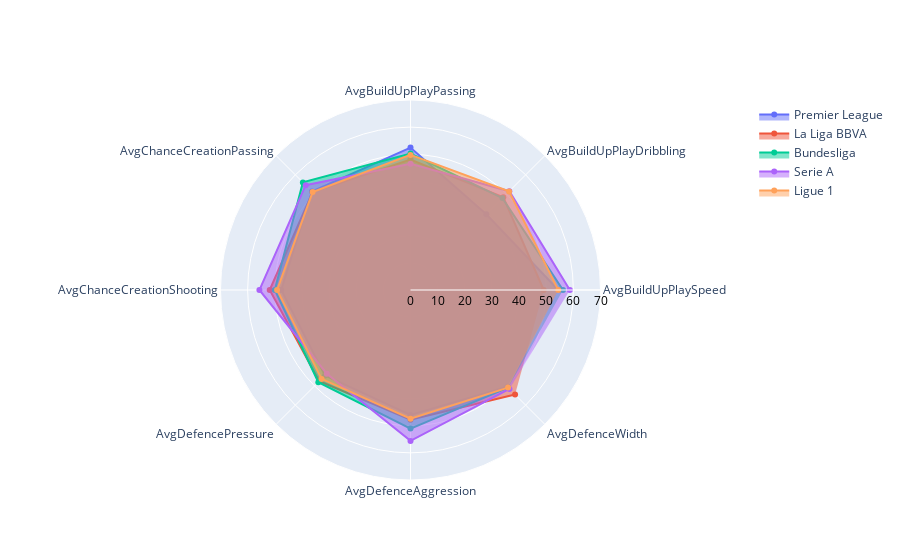

Source (notebook cell):
### Code cell
prem = pd.read_sql("""SELECT * FROM PremierLeagueAvgTeamStats;""", db_connection)
laliga = pd.read_sql("""SELECT * FROM LaLigaAvgTeamStats;""", db_connection)
bund = pd.read_sql("""SELECT * FROM BundesligaAvgTeamStats;""", db_connection)
sera = pd.read_sql("""SELECT * FROM SerieAAvgTeamStats;""", db_connection)
lig1 = pd.read_sql("""SELECT * FROM Ligue1AvgTeamStats;""", db_connection)

categories = ['AvgBuildUpPlaySpeed', 'AvgBuildUpPlayDribbling', 'AvgBuildUpPlayPassing', 'AvgChanceCreationPassing',
              'AvgChanceCreationShooting','AvgDefencePressure', 'AvgDefenceAggression', 'AvgDefenceWidth']

fig = go.Figure()

fig.add_trace(go.Scatterpolar(
    r = [prem['AvgBuildUpPlaySpeed'][0], prem['AvgBuildUpPlayDribbling'][0], prem['AvgBuildUpPlayPassing'][0], 
         prem['AvgChanceCreationPassing'][0], prem['AvgChanceCreationShooting'][0], prem['AvgDefencePressure'][0], 
         prem['AvgDefenceAggression'][0], prem['AvgDefenceWidth'][0]],
    theta = categories, 
    fill = 'toself',
    name = 'Premier League'
))

fig.add_trace(go.Scatterpolar (
    r = [laliga['AvgBuildUpPlaySpeed'][0], laliga['AvgBuildUpPlayDribbling'][0], laliga['AvgBuildUpPlayPassing'][0], 
         laliga['AvgChanceCreationPassing'][0], laliga['AvgChanceCreationShooting'][0], laliga['AvgDefencePressure'][0], 
         laliga['AvgDefenceAggression'][0], laliga['AvgDefenceWidth'][0]],
    theta = categories, 
    fill = 'toself',
    name = 'La Liga BBVA'
))

fig.add_trace(go.Scatterpolar (
    r = [bund['AvgBuildUpPlaySpeed'][0], bund['AvgBuildUpPlayDribbling'][0], bund['AvgBuildUpPlayPassing'][0], 
         bund['AvgChanceCreationPassing'][0], bund['AvgChanceCreationShooting'][0], bund['AvgDefencePressure'][0], 
         bund['AvgDefenceAggression'][0], bund['AvgDefenceWidth'][0]],
    theta = categories, 
    fill ='toself',
    name = 'Bundesliga'
))

fig.add_trace(go.Scatterpolar (
    r = [sera['AvgBuildUpPlaySpeed'][0], sera['AvgBuildUpPlayDribbling'][0], sera['AvgBuildUpPlayPassing'][0], 
         sera['AvgChanceCreationPassing'][0], sera['AvgChanceCreationShooting'][0], sera['AvgDefencePressure'][0], 
         sera['AvgDefenceAggression'][0], sera['AvgDefenceWidth'][0]],
    theta = categories, 
    fill = 'toself',
    name = 'Serie A'
))

fig.add_trace(go.Scatterpolar (
    r = [lig1['AvgBuildUpPlaySpeed'][0],lig1['AvgBuildUpPlayDribbling'][0],lig1['AvgBuildUpPlayPassing'][0], 
        lig1['AvgChanceCreationPassing'][0],lig1['AvgChanceCreationShooting'][0],lig1['AvgDefencePressure'][0], 
        lig1['AvgDefenceAggression'][0],lig1['AvgDefenceWidth'][0]],
    theta = categories, 
    fill = 'toself',
    name = 'Ligue 1'
))

fig.update_layout(
  polar=dict(
    radialaxis=dict(
      visible=True,
      range=[0, 70],
        color='black'
    )),
  showlegend=True
)

fig.show()

### Figure 1 — Plotly figure (JSON) as saved in the notebook; plotly's stock layout.template omitted (floating-point values rounded to 4 significant figures)
{"data": [{"fill": "toself", "name": "Premier League", "r": [54.44, 39.5, 52.47, 51.32, 47.62, 44.56, 46.03, 50.44], "theta": ["AvgBuildUpPlaySpeed", "AvgBuildUpPlayDribbling", "AvgBuildUpPlayPassing", "AvgChanceCreationPassing", "AvgChanceCreationShooting", "AvgDefencePressure", "AvgDefenceAggression", "AvgDefenceWidth"], "type": "scatterpolar"}, {"fill": "toself", "name": "La Liga BBVA", "r": [49.06, 48.35, 48.1, 51, 51.87, 47.55, 47.77, 54.48], "theta": ["AvgBuildUpPlaySpeed", "AvgBuildUpPlayDribbling", "AvgBuildUpPlayPassing", "AvgChanceCreationPassing", "AvgChanceCreationShooting", "AvgDefencePressure", "AvgDefenceAggression", "AvgDefenceWidth"], "type": "scatterpolar"}, {"fill": "toself", "name": "Bundesliga", "r": [56.18, 47.89, 50.29, 56.07, 50, 48.04, 51.07, 50.89], "theta": ["AvgBuildUpPlaySpeed", "AvgBuildUpPlayDribbling", "AvgBuildUpPlayPassing", "AvgChanceCreationPassing", "AvgChanceCreationShooting", "AvgDefencePressure", "AvgDefenceAggression", "AvgDefenceWidth"], "type": "scatterpolar"}, {"fill": "toself", "name": "Serie A", "r": [58.7, 51.48, 46.52, 54.59, 55.67, 43.59, 55.59, 51.56], "theta": ["AvgBuildUpPlaySpeed", "AvgBuildUpPlayDribbling", "AvgBuildUpPlayPassing", "AvgChanceCreationPassing", "AvgChanceCreationShooting", "AvgDefencePressure", "AvgDefenceAggression", "AvgDefenceWidth"], "type": "scatterpolar"}, {"fill": "toself", "name": "Ligue 1", "r": [54.44, 51.38, 49.78, 51, 49.16, 46.34, 47.41, 50.84], "theta": ["AvgBuildUpPlaySpeed", "AvgBuildUpPlayDribbling", "AvgBuildUpPlayPassing", "AvgChanceCreationPassing", "AvgChanceCreationShooting", "AvgDefencePressure", "AvgDefenceAggression", "AvgDefenceWidth"], "type": "scatterpolar"}], "layout": {"polar": {"radialaxis": {"color": "black", "range": [0, 70], "visible": true}}, "showlegend": true}}
